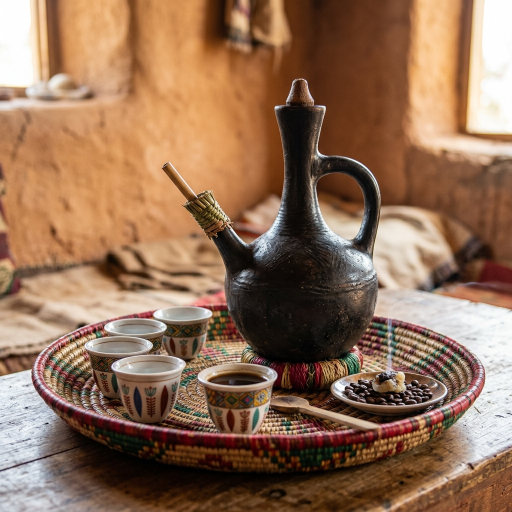
#> input picture images/jebena.png, 1024 x 1024 px (shown at 1/2 size); its folder holds only this picture in this run
$ python -i image_processing.py   (imports and definitions only)
#> lines starting #> are read from the running program, lines starting #| are printed output that depends on the picture
"""
image_processing.py — Core Digital Image Processing Algorithms
===============================================================
Addis Ababa University | Computer Vision Individual Assignment
Author: Tinsae Tadesse
Submitted to: Dr. Fantahun (PhD)

Implements 7 elementary intensity transformation & histogram processing methods
with academic rigor. Each function includes docstrings referencing foundational
literature (Gonzalez & Woods, Stockham, Pizer et al.).

All functions handle both grayscale (H,W) and RGB (H,W,3) images transparently.
"""

import numpy as np
import cv2


# ╔═══════════════════════════════════════════════════════════════════════════╗
# ║  1. IMAGE NEGATIVE                                                       ║
# ║  Reference: Gonzalez & Woods, DIP 4th Ed., §3.2.1                       ║
# ║  s = (L - 1) - r, where L = 256 for 8-bit images                       ║
# ╚═══════════════════════════════════════════════════════════════════════════╝

# [337 lines left out: functions image_negative, gamma_correction, log_transform, inverse_log_transform, contrast_stretch_minmax, contrast_stretch_percentile and 2 more, not called in this run]


def histogram_equalization_opencv(img):
    """
    Histogram equalization using OpenCV (for comparison).

    Parameters
    ----------
    img : np.ndarray (uint8)

    Returns
    -------
    np.ndarray (uint8)
    """
    if len(img.shape) == 2:
        return cv2.equalizeHist(img)
    else:
        hsv = cv2.cvtColor(img, cv2.COLOR_RGB2HSV)
#> hsv: shape (1024, 1024, 3); mean H, S, V 24.4, 121.7, 146.5
        hsv[:, :, 2] = cv2.equalizeHist(hsv[:, :, 2])
#> hsv: shape (1024, 1024, 3); mean H, S, V 24.4, 121.7, 128
        return cv2.cvtColor(hsv, cv2.COLOR_HSV2RGB)
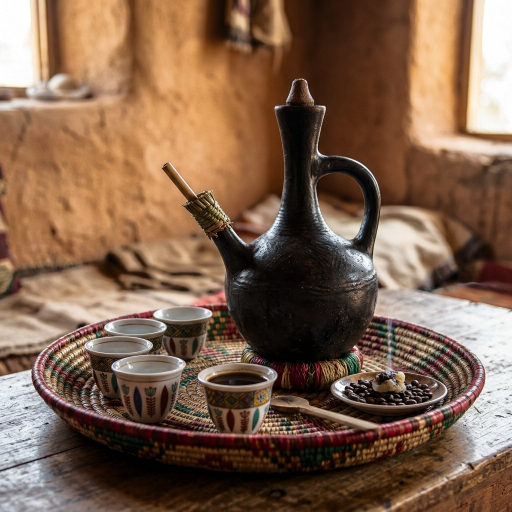
#> returned value: shape (1024, 1024, 3) (shown at 1/2 size); mean R, G, B 127.3, 98.1, 77


# [190 lines left out: functions clahe, intensity_level_slicing_binary, intensity_level_slicing_preserve, bit_plane_slice, bit_plane_decompose, bit_plane_reconstruct, not called in this run]

>>> import cv2
>>> picture = cv2.cvtColor(cv2.imread('images/jebena.png'), cv2.COLOR_BGR2RGB)
>>> result = histogram_equalization_opencv(picture)
